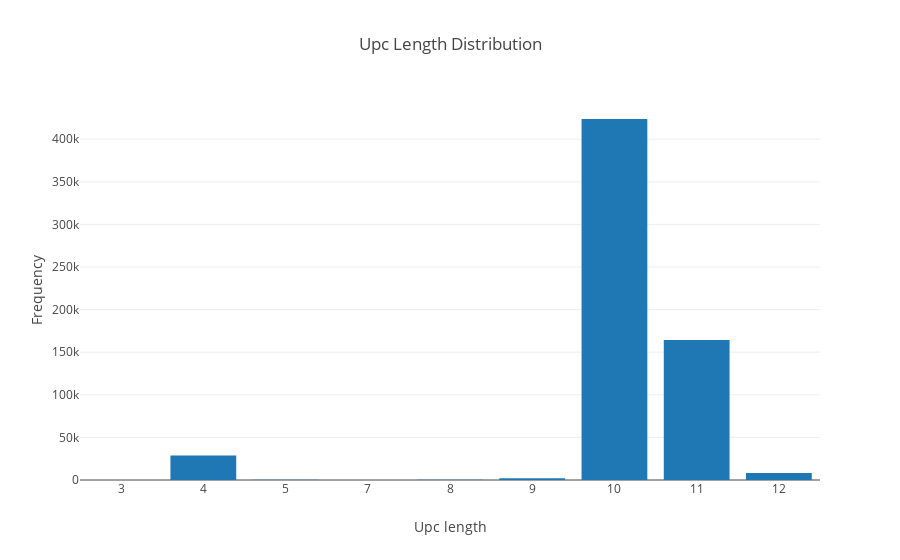

Write notebook code for a chart like this one.
### Code cell
plot_distribution(upc_length,"Upc Length Distribution","Upc length","Frequency")

### Figure 1 — Plotly figure (JSON) as saved in the notebook; plotly's stock layout.template omitted (floating-point values rounded to 4 significant figures)
{"data": [{"type": "bar", "x": ["3", "4", "5", "7", "8", "9", "10", "11", "12"], "y": [7, 28898, 366, 1, 399, 2132, 423754, 164286, 8212]}], "layout": {"title": "Upc Length Distribution", "xaxis": {"title": "Upc length", "type": "category"}, "yaxis": {"title": "Frequency"}}}
